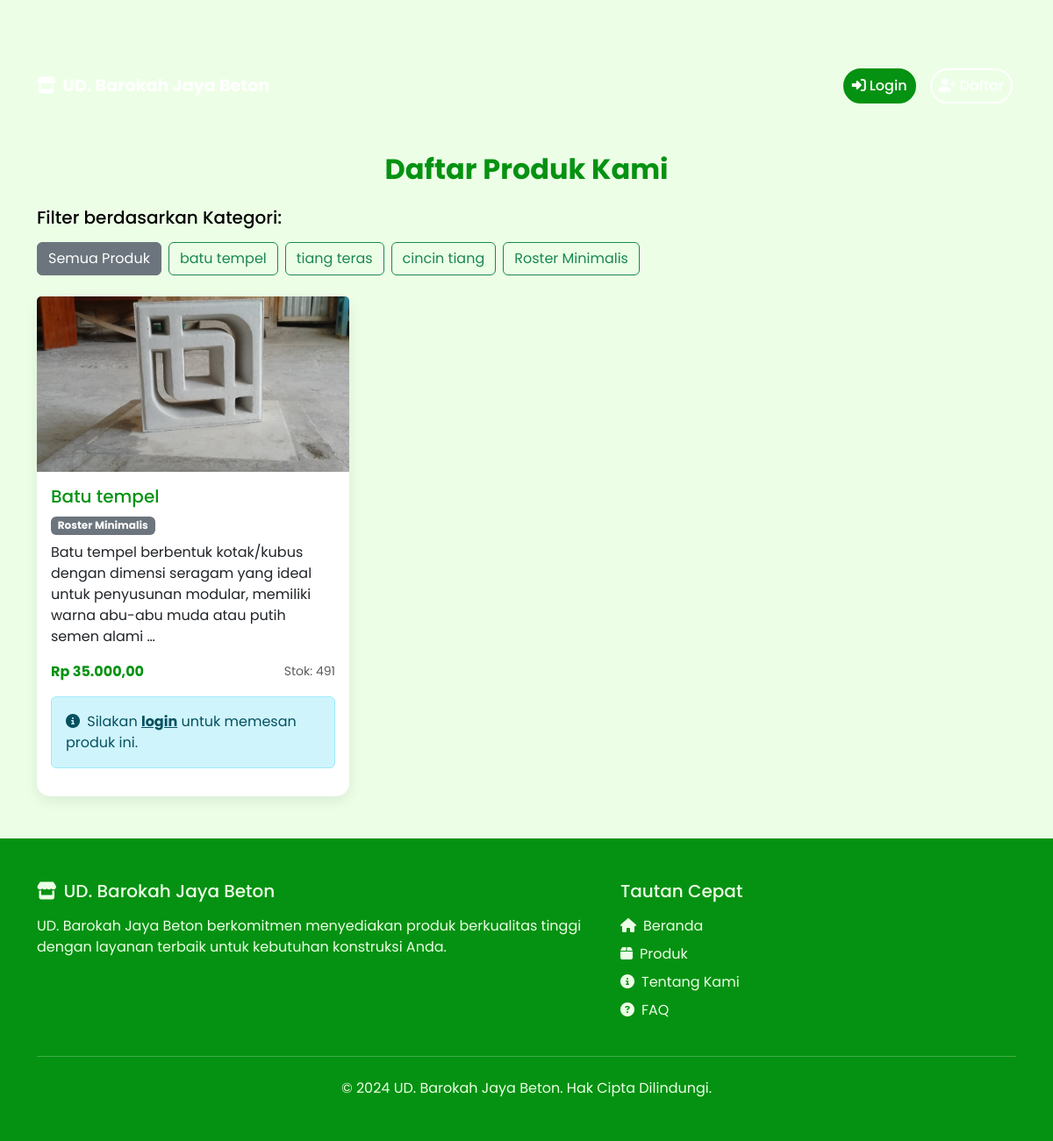
Page /produk/public/ on the earlier database version.
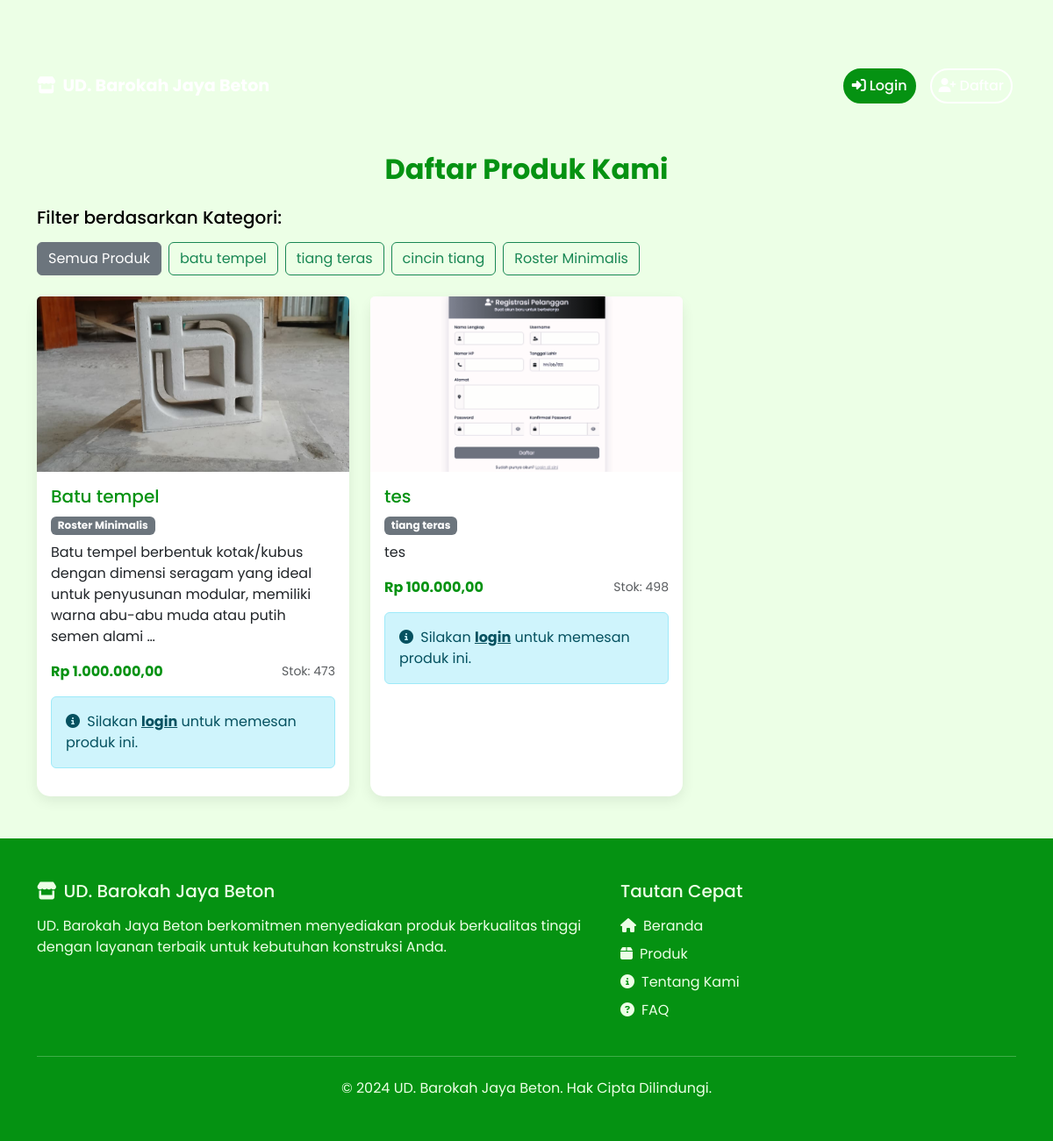
Same page on the later database version.
### admin_dashboard/models.py (models this page shows, shortened)
class Kategori(models.Model):
    nama_kategori = models.CharField(max_length=255, verbose_name="Nama Kategori")
    class Meta:
        verbose_name_plural = "Kategori"
        db_table = 'kategori'

class Produk(models.Model):
    nama_produk = models.CharField(max_length=255, verbose_name="Nama Produk")
    deskripsi_produk = models.TextField(verbose_name="Deskripsi Produk")
    foto_produk = models.ImageField(upload_to='produk_images/', verbose_name="Foto Produk")
    stok_produk = models.IntegerField(verbose_name="Stok Produk")
    harga_produk = models.DecimalField(max_digits=10, decimal_places=2, verbose_name="Harga Produk")
    kategori = models.ForeignKey(Kategori, on_delete=models.SET_NULL, blank=True, null=True, verbose_name="Kategori")
    class Meta:
        verbose_name_plural = "Produk"
        db_table = 'produk'

### admin_dashboard/views.py (the view)
# urls.py: path('produk/public/', views.produk_list_public, name='produk_list_public'),
def produk_list_public(request):
    kategori_list = Kategori.objects.all()
    kategori_id = request.GET.get('kategori')
    if kategori_id:
        produk = Produk.objects.filter(kategori_id=kategori_id)
    else:
        produk = Produk.objects.all()
    for p in produk:
        diskon_produk = DiskonPelanggan.objects.filter(
            produk=p,
            status='aktif'
        ).first()
        if not diskon_produk:
            diskon_produk = DiskonPelanggan.objects.filter(
                produk__isnull=True,  # General discount
                status='aktif'
            ).first()
        p.diskon_aktif = diskon_produk
    context = {
        'produk': produk,
        'kategori_list': kategori_list,
        'kategori_terpilih': kategori_id
    }
    return render(request, 'product_list_public.html', context)

### admin_dashboard/context_processors.py (called while the page is built)
def transaksi_notification_count(request):
    count = Transaksi.objects.filter(
        status_transaksi__in=['DIPROSES', 'BARU']
    ).count()
    return {
        'new_transaction_count': count
    }

### templates/product_list_public.html (shortened to what this page needs)
{% load static %}
{% load humanize %}
<!DOCTYPE html>
<html lang="en">
<head>
    <link href="https://cdn.jsdelivr.net/npm/bootstrap@5.3.0/dist/css/bootstrap.min.css" rel="stylesheet">
    <link rel="stylesheet" href="https://cdnjs.cloudflare.com/ajax/libs/font-awesome/6.4.0/css/all.min.css">
</head>
<body>
    {% include 'navbar_public.html' %}
    <section class="container my-5">
        <div class="row">
            <div class="col-12">
                <h2 class="mb-4 text-center fw-bold" style="color: #059212;">Daftar Produk Kami</h2>
                <div class="mb-4">
                    <h5 class="mb-3">Filter berdasarkan Kategori:</h5>
                    <div class="d-flex flex-wrap gap-2">
                        <a href="{% url 'produk_list_public' %}" class="btn btn-outline-secondary {% if not kategori_terpilih %}active{% endif %}">
                            Semua Produk
                        </a>
                        {% for kategori in kategori_list %}
                            <a href="?kategori={{ kategori.id }}" class="btn btn-outline-success {% if kategori.id|stringformat:'s' == kategori_terpilih %}active{% endif %}">
                                {{ kategori.nama_kategori }}
                            </a>
                        {% endfor %}
                    </div>
                </div>
            </div>
        </div>
        <div class="row g-4">
            {% for p in produk %}
            <div class="col-md-4 col-sm-6">
                <div class="card card-custom h-100 position-relative">
                    <img src="{{ p.foto_produk.url }}" class="card-img-top" alt="{{ p.nama_produk }}" style="height: 200px; object-fit: cover;">
                    <div class="card-body">
                        <h5 class="card-title product-title">{{ p.nama_produk }}</h5>
                        {% if p.kategori %}
                            <span class="badge bg-secondary mb-2">{{ p.kategori.nama_kategori }}</span>
                        {% endif %}
                        <p class="card-text product-description">{{ p.deskripsi_produk|truncatewords:20 }}</p>
                        <div class="d-flex justify-content-between align-items-center mb-3">
                            <span class="fw-bold product-price">Rp {{ p.harga_produk|intcomma }}</span>
                            <small class="text-muted">Stok: {{ p.stok_produk|intcomma }}</small>
                        </div>
                        <div class="alert alert-info" role="alert">
                            <i class="fas fa-info-circle me-1"></i>
                            Silakan <a href="{% url 'login_pelanggan' %}" class="alert-link">login</a> untuk memesan produk ini.
                        </div>
                    </div>
                </div>
            </div>
            {% endfor %}
        </div>
    </section>
    {% include 'footer.html' %}
</body>
</html>

Differences in the rows shown:
changed Produk "Batu tempel": harga_produk "35.000,00" → "1.000.000,00"; stok_produk "491" → "473"
added Produk: foto_produk (picture), nama_produk "tes", kategori.nama_kategori "tiang teras", deskripsi_produk "tes", harga_produk "100.000,00", stok_produk "498"
